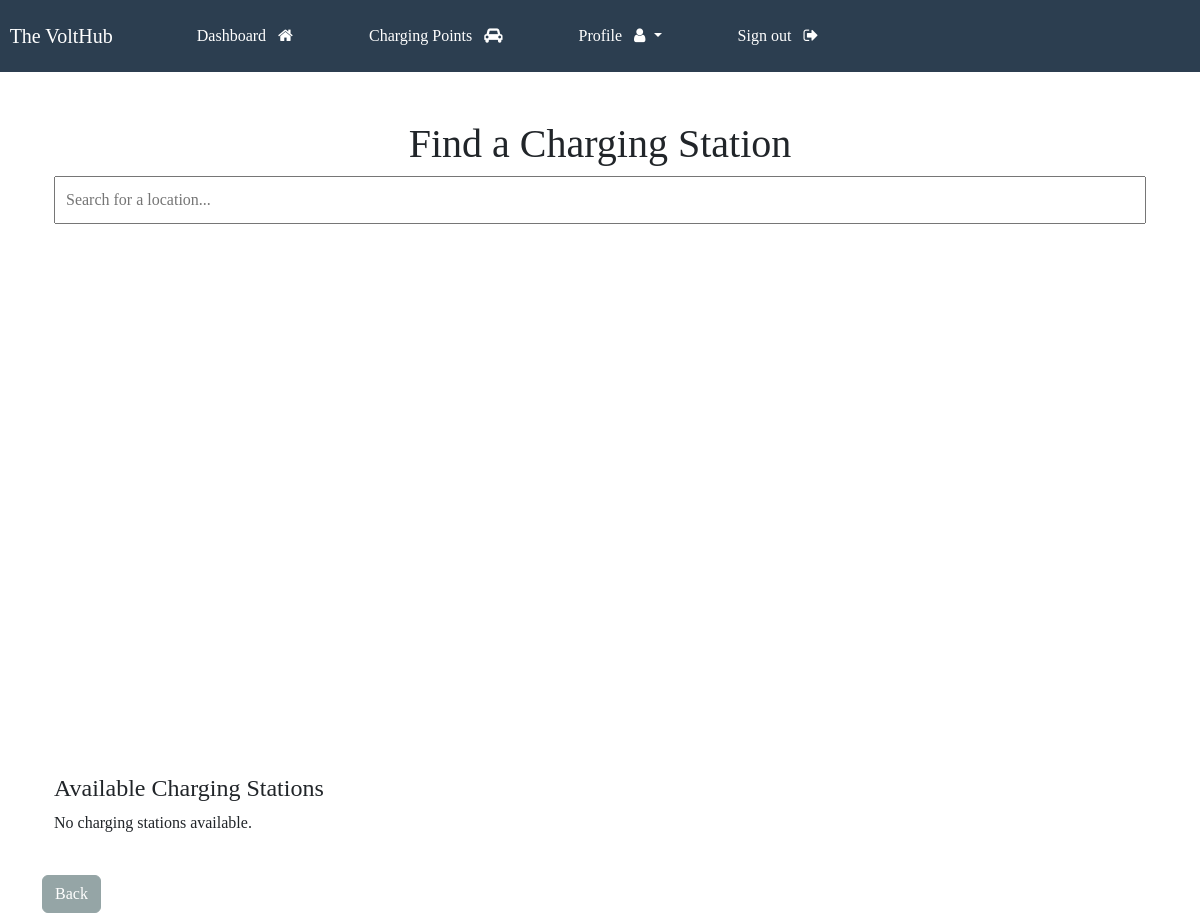
The app's page /stations/ (signed in), older data.
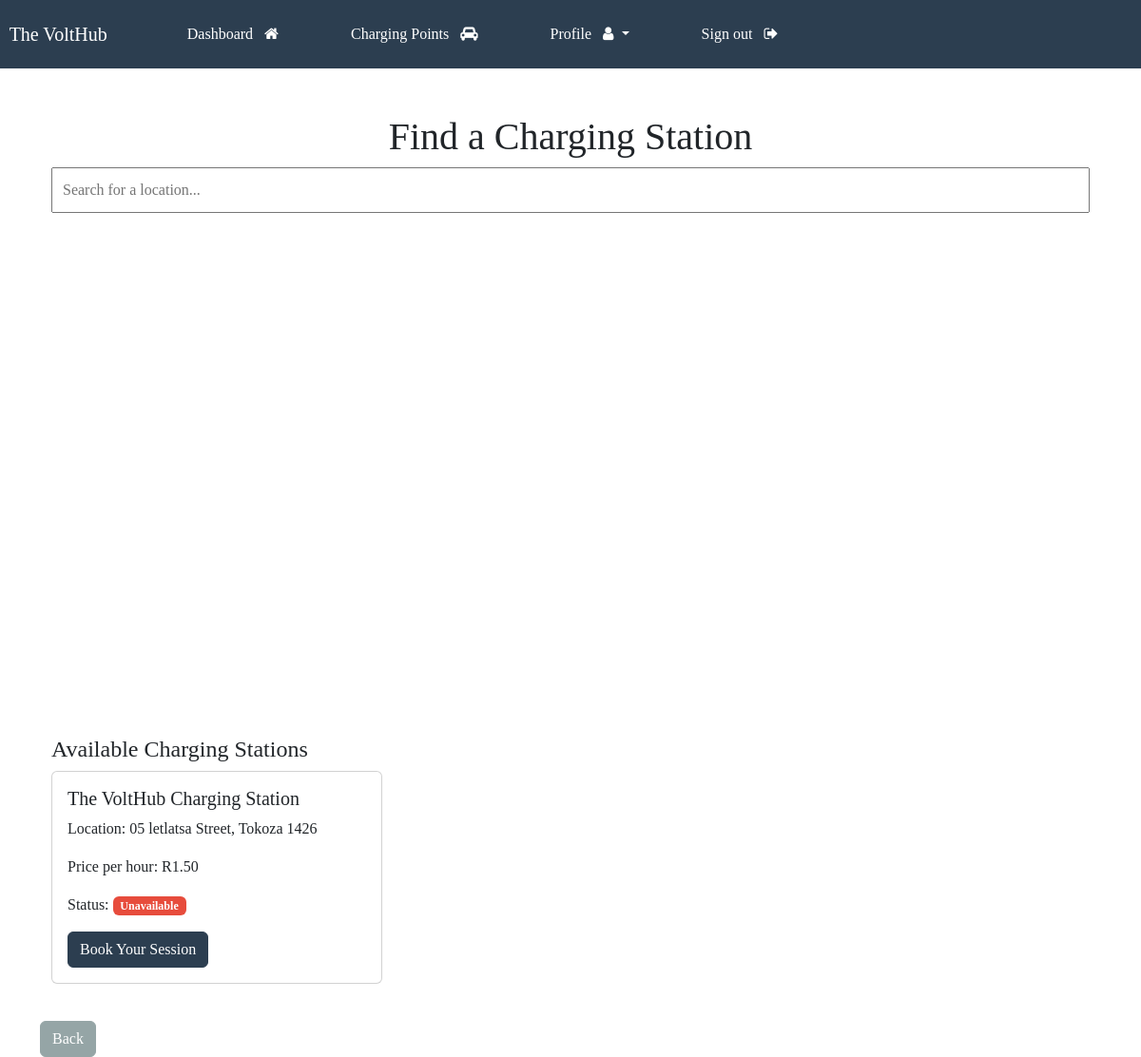
The same page, newer data.
### charging_station/models.py (models this page shows, shortened)
class ChargingPoint(models.Model):
    name = models.CharField(max_length=150)
    location = models.CharField(max_length=150, null=True, blank=True)
    capicity = models.PositiveIntegerField()
    available_slots = models.PositiveIntegerField()
    created_at = models.DateTimeField(auto_now_add=True, null=True, blank=True)
    latitude = models.FloatField(null=True, blank=True)
    longitude = models.FloatField(null=True, blank=True)
    availability = models.BooleanField(null=True, blank=True)
    price_per_hour = models.DecimalField(max_digits=6, decimal_places=2, null=True, blank=True)
    is_active = models.BooleanField(default=True)
    off_peak_start = models.TimeField(null=True, blank=True)
    off_peak_end = models.TimeField(null=True, blank=True)
    created_by = models.ForeignKey(User, on_delete=models.SET_NULL, null=True, related_name='charging_points_created')
    updated_by = models.ForeignKey(User, on_delete=models.SET_NULL, null=True, related_name='charging_points_updated')

### VoltHub/views.py (the view)
# urls.py: path('stations/', views.station_locator, name="stations"),
@login_required(login_url='my-login')
def station_locator(request):
    stations = ChargingPoint.objects.all()
    context = {'stations': stations, }
    return render(request, 'VoltHub/charging_points.html', context)

### VoltHub/templates/VoltHub/charging_points.html (shortened to what this page needs)
{% extends 'VoltHub/base.html' %}
{% block content %}
<!DOCTYPE html>
<html lang="en">
<head>
</head>
<body>
    <div class="container mt-4">
        <h2 class="text-center">Find a Charging Station</h2>
        <input id="search-input" type="text" placeholder="Search for a location...">
        <div id="map" class="mt-3"></div>
        <h4 class="mt-4">Available Charging Stations</h4>
        <div class="row">
            {% for station in stations %}
            <div class="col-md-4">
                <div class="card station-card">
                    <div class="card-body">
                        <h5 class="card-title">{{ station.name }}</h5>
                        <p class="card-text">Location: {{ station.location }}</p>
                        <p class="card-text">Price per hour: R{{ station.price_per_hour }}</p>
                        <p class="card-text">
                            Status:
                            {% if station.available %}
                                <span class="badge bg-success">Available</span>
                            {% else %}
                                <span class="badge bg-danger">Unavailable</span>
                            {% endif %}
                        </p>
                        <a href="{% url 'book' %}?station_id={{ station.id }}" class="btn btn-primary">Book Your Session</a>
                    </div>
                </div>
            </div>
            {% empty %}
            <p>No charging stations available.</p>
            {% endfor %}
        </div>
    </div>
    <br>
    <a href="{% url 'dashboard' %}" class="btn btn-secondary">Back</a>
</body>
</html>
{% endblock %}

Row changes from the older to the newer data that the page shows:
added ChargingPoint: name "The VoltHub Charging Station", location "05 letlatsa Street, Tokoza 1426", price_per_hour "1.50"
Text that changed along with them:
text no longer shown: "No charging stations available."
